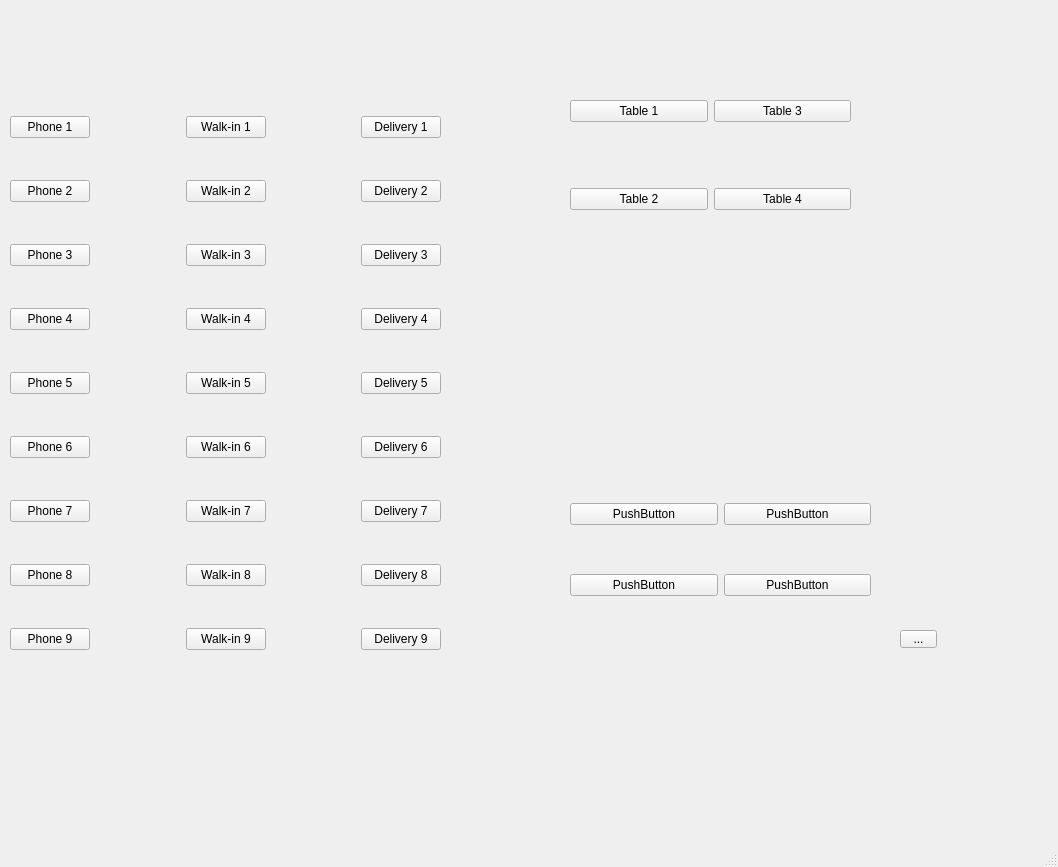
<?xml version="1.0" encoding="UTF-8"?>
<ui version="4.0">
 <class>MainWindow</class>
 <widget class="QMainWindow" name="MainWindow">
  <property name="geometry">
   <rect>
    <x>0</x>
    <y>0</y>
    <width>1058</width>
    <height>867</height>
   </rect>
  </property>
  <property name="windowTitle">
   <string>MainWindow</string>
  </property>
  <widget class="QWidget" name="centralwidget">
   <widget class="QWidget" name="gridLayoutWidget">
    <property name="geometry">
     <rect>
      <x>10</x>
      <y>80</y>
      <width>431</width>
      <height>611</height>
     </rect>
    </property>
    <layout class="QGridLayout" name="gridLayout">
     <item row="1" column="0">
      <widget class="QPushButton" name="pushButton_7">
       <property name="text">
        <string>Phone 2</string>
       </property>
      </widget>
     </item>
     <item row="0" column="4">
      <widget class="QPushButton" name="pushButton_23">
       <property name="text">
        <string>Delivery 1</string>
       </property>
      </widget>
     </item>
     <item row="2" column="2">
      <widget class="QPushButton" name="pushButton_16">
       <property name="text">
        <string>Walk-in 3</string>
       </property>
      </widget>
     </item>
     <item row="6" column="4">
      <widget class="QPushButton" name="pushButton_29">
       <property name="text">
        <string>Delivery 7</string>
       </property>
      </widget>
     </item>
     <item row="7" column="4">
      <widget class="QPushButton" name="pushButton_30">
       <property name="text">
        <string>Delivery 8</string>
       </property>
      </widget>
     </item>
     <item row="5" column="0">
      <widget class="QPushButton" name="pushButton_10">
       <property name="text">
        <string>Phone 6</string>
       </property>
      </widget>
     </item>
     <item row="6" column="2">
      <widget class="QPushButton" name="pushButton_19">
       <property name="text">
        <string>Walk-in 7</string>
       </property>
      </widget>
     </item>
     <item row="8" column="4">
      <widget class="QPushButton" name="pushButton_31">
       <property name="text">
        <string>Delivery 9</string>
       </property>
      </widget>
     </item>
     <item row="3" column="4">
      <widget class="QPushButton" name="pushButton_26">
       <property name="text">
        <string>Delivery 4</string>
       </property>
      </widget>
     </item>
     <item row="0" column="1" rowspan="3">
      <spacer name="horizontalSpacer">
       <property name="orientation">
        <enum>Qt::Horizontal</enum>
       </property>
       <property name="sizeHint" stdset="0">
        <size>
         <width>40</width>
         <height>20</height>
        </size>
       </property>
      </spacer>
     </item>
     <item row="4" column="4">
      <widget class="QPushButton" name="pushButton_27">
       <property name="text">
        <string>Delivery 5</string>
       </property>
      </widget>
     </item>
     <item row="5" column="2">
      <widget class="QPushButton" name="pushButton_18">
       <property name="text">
        <string>Walk-in 6</string>
       </property>
      </widget>
     </item>
     <item row="4" column="2">
      <widget class="QPushButton" name="pushButton_13">
       <property name="text">
        <string>Walk-in 5</string>
       </property>
      </widget>
     </item>
     <item row="5" column="4">
      <widget class="QPushButton" name="pushButton_28">
       <property name="text">
        <string>Delivery 6</string>
       </property>
      </widget>
     </item>
     <item row="8" column="2">
      <widget class="QPushButton" name="pushButton_22">
       <property name="text">
        <string>Walk-in 9</string>
       </property>
      </widget>
     </item>
     <item row="0" column="0">
      <widget class="QPushButton" name="pushButton_5">
       <property name="text">
        <string>Phone 1</string>
       </property>
      </widget>
     </item>
     <item row="3" column="2">
      <widget class="QPushButton" name="pushButton_17">
       <property name="text">
        <string>Walk-in 4</string>
       </property>
      </widget>
     </item>
     <item row="3" column="0">
      <widget class="QPushButton" name="pushButton_14">
       <property name="text">
        <string>Phone 4</string>
       </property>
      </widget>
     </item>
     <item row="4" column="0">
      <widget class="QPushButton" name="pushButton_9">
       <property name="text">
        <string>Phone 5</string>
       </property>
      </widget>
     </item>
     <item row="2" column="0">
      <widget class="QPushButton" name="pushButton_15">
       <property name="text">
        <string>Phone 3</string>
       </property>
      </widget>
     </item>
     <item row="7" column="2">
      <widget class="QPushButton" name="pushButton_20">
       <property name="text">
        <string>Walk-in 8</string>
       </property>
      </widget>
     </item>
     <item row="1" column="2">
      <widget class="QPushButton" name="pushButton_12">
       <property name="text">
        <string>Walk-in 2</string>
       </property>
      </widget>
     </item>
     <item row="7" column="0">
      <widget class="QPushButton" name="pushButton_6">
       <property name="text">
        <string>Phone 8</string>
       </property>
      </widget>
     </item>
     <item row="2" column="4">
      <widget class="QPushButton" name="pushButton_25">
       <property name="text">
        <string>Delivery 3</string>
       </property>
      </widget>
     </item>
     <item row="6" column="0">
      <widget class="QPushButton" name="pushButton_8">
       <property name="text">
        <string>Phone 7</string>
       </property>
      </widget>
     </item>
     <item row="8" column="0">
      <widget class="QPushButton" name="pushButton_21">
       <property name="text">
        <string>Phone 9</string>
       </property>
      </widget>
     </item>
     <item row="1" column="4">
      <widget class="QPushButton" name="pushButton_24">
       <property name="text">
        <string>Delivery 2</string>
       </property>
      </widget>
     </item>
     <item row="0" column="2">
      <widget class="QPushButton" name="pushButton_11">
       <property name="text">
        <string>Walk-in 1</string>
       </property>
      </widget>
     </item>
     <item row="0" column="3" rowspan="2">
      <spacer name="horizontalSpacer_2">
       <property name="orientation">
        <enum>Qt::Horizontal</enum>
       </property>
       <property name="sizeHint" stdset="0">
        <size>
         <width>40</width>
         <height>20</height>
        </size>
       </property>
      </spacer>
     </item>
    </layout>
   </widget>
   <widget class="QWidget" name="gridLayoutWidget_2">
    <property name="geometry">
     <rect>
      <x>570</x>
      <y>40</y>
      <width>281</width>
      <height>231</height>
     </rect>
    </property>
    <layout class="QGridLayout" name="gridLayout_2">
     <item row="0" column="0">
      <widget class="QPushButton" name="pushButton">
       <property name="text">
        <string>Table 1</string>
       </property>
      </widget>
     </item>
     <item row="1" column="0">
      <widget class="QPushButton" name="pushButton_3">
       <property name="text">
        <string>Table 2</string>
       </property>
      </widget>
     </item>
     <item row="0" column="1">
      <widget class="QPushButton" name="pushButton_2">
       <property name="text">
        <string>Table 3</string>
       </property>
      </widget>
     </item>
     <item row="1" column="1">
      <widget class="QPushButton" name="pushButton_4">
       <property name="text">
        <string>Table 4</string>
       </property>
      </widget>
     </item>
    </layout>
   </widget>
   <widget class="QWidget" name="gridLayoutWidget_3">
    <property name="geometry">
     <rect>
      <x>570</x>
      <y>460</y>
      <width>301</width>
      <height>181</height>
     </rect>
    </property>
    <layout class="QGridLayout" name="gridLayout_3">
     <item row="1" column="0">
      <widget class="QPushButton" name="pushButton_33">
       <property name="text">
        <string>PushButton</string>
       </property>
      </widget>
     </item>
     <item row="0" column="0">
      <widget class="QPushButton" name="pushButton_32">
       <property name="text">
        <string>PushButton</string>
       </property>
      </widget>
     </item>
     <item row="0" column="1">
      <widget class="QPushButton" name="pushButton_34">
       <property name="text">
        <string>PushButton</string>
       </property>
      </widget>
     </item>
     <item row="1" column="1">
      <widget class="QPushButton" name="pushButton_35">
       <property name="text">
        <string>PushButton</string>
       </property>
      </widget>
     </item>
    </layout>
   </widget>
   <widget class="QToolButton" name="toolButton">
    <property name="geometry">
     <rect>
      <x>900</x>
      <y>630</y>
      <width>37</width>
      <height>18</height>
     </rect>
    </property>
    <property name="text">
     <string>...</string>
    </property>
   </widget>
  </widget>
  <widget class="QMenuBar" name="menubar">
   <property name="geometry">
    <rect>
     <x>0</x>
     <y>0</y>
     <width>1058</width>
     <height>21</height>
    </rect>
   </property>
  </widget>
  <widget class="QStatusBar" name="statusbar"/>
 </widget>
 <resources/>
 <connections/>
</ui>
